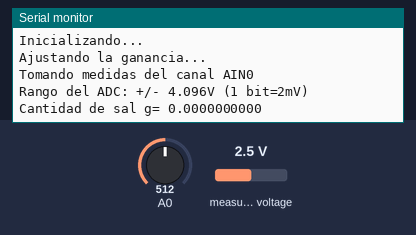
A sketch run on a simulated Arduino Uno, built with avr-gcc and run on an emulated ATmega328P. Parts: the last lines printed to the serial monitor. The test bench sets the inputs (shaded band); at power-on: A0 = 512, measured voltage 2.5 V.

Above: at 1.2 s.
1.3 s: A0 set to 583
At 1.9 s:
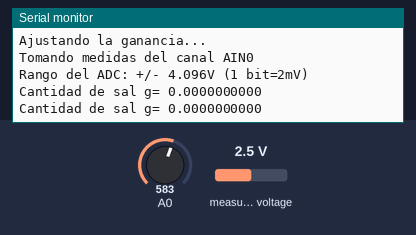
2.8 s: A0 set to 716
At 4.2 s:
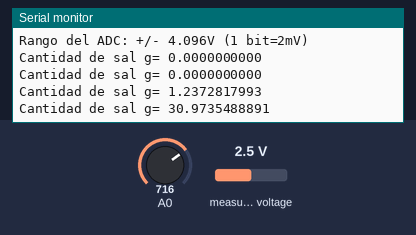
Timing chart, 0 to 5.8 s (numbered marks = the images above; inputs shaded):
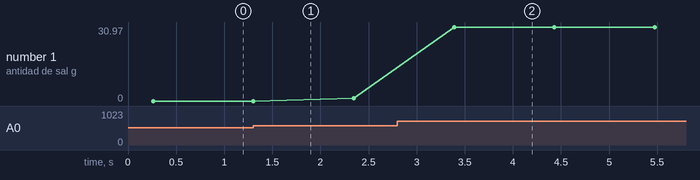

Measured:
- after the input at 2.8 s, the serial monitor: prints a new line after 0.59 s (image 2)
- plotted number 1: 0 → 1.24 after the input at 1.3 s, 1.24 → 30.97 after the input at 2.8 s

The sketch:

CDIO_Sprint_1_v1.ino
```cpp
#define power_pin 5
#include <math.h>
#include <Wire.h>
#include <Adafruit_ADS1X15.h>

Adafruit_ADS1115 ads1115; // construct an ads1115 at address 0x48
const int AirValue = 30150;  // Medimos valor en seco
const int WaterValue = 17300;  // Medimos valor en agua
int counter = 0;
int rep = 5;


void setup () {
  pinMode(power_pin, OUTPUT);
  Serial.begin(9600);
  Serial.println("Inicializando...");
  ads1115.begin(0x48); //Initialize ads1115
  Serial.println("Ajustando la ganancia...");
  ads1115.setGain(GAIN_ONE);

  Serial.println("Tomando medidas del canal AIN0");

  Serial.println("Rango del ADC: +/- 4.096V (1 bit=2mV)");
}

void loop() {
  int16_t adc0;

  int16_t adc1;
  int16_t humedad;
  adc1 = ads1115.readADC_SingleEnded(0);
  humedad = 100 * AirValue / (AirValue - WaterValue) - adc1 * 100 / (AirValue - WaterValue);


  /*Serial.print("AIN0: ");
    Serial.println(adc1);
    Serial.print("HR (%): ");
    Serial.print(humedad);
    Serial.println("%");*/


  //Alimentamos sonda con tren de pulsos
  digitalWrite(power_pin, HIGH);
  delay (100);

  //leemos cuando hay nivel alto
  adc0 = analogRead(A0);
  digitalWrite(power_pin, LOW);
  delay(100);
  if (adc0 < 573) {
    adc0 = 573;
  }
  float ValSal = 0;
  ValSal = 0.0000007 * adc0 * adc0 * adc0 - 0.0006 * adc0 * adc0 + 0.114 * adc0;

  //Imprimimos info
  if (counter % rep == 0) {
    //Serial.print("Lectura digital sal = "); Serial.println(adc0, DEC);
    if (adc0  == 573) {
      ValSal = 0;
    }
    Serial.print("Cantidad de sal g= "); Serial.println(ValSal, DEC);
  }


  counter = counter + 1;
}
```
